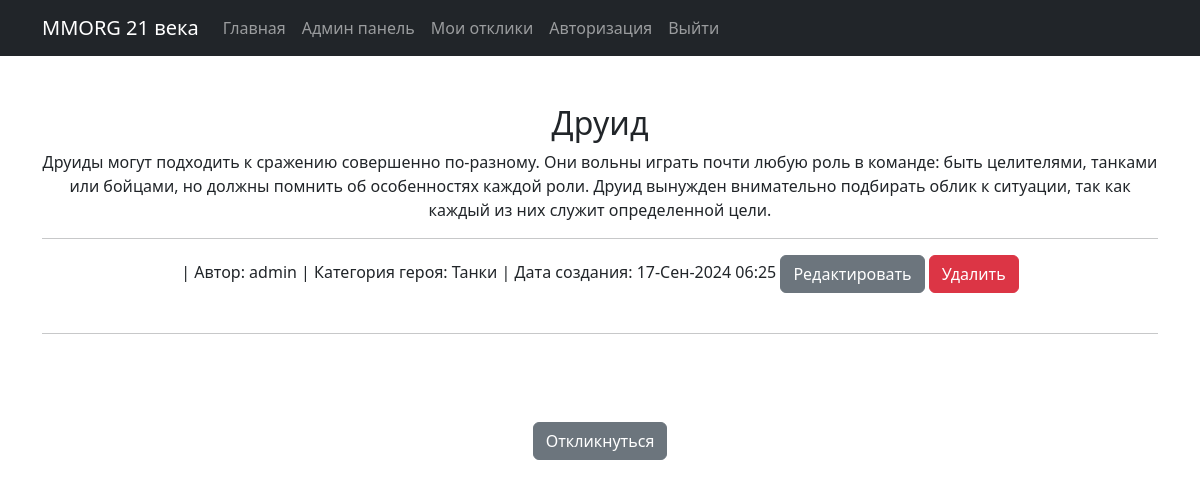
The page /6 (signed in) on the database as committed earlier.
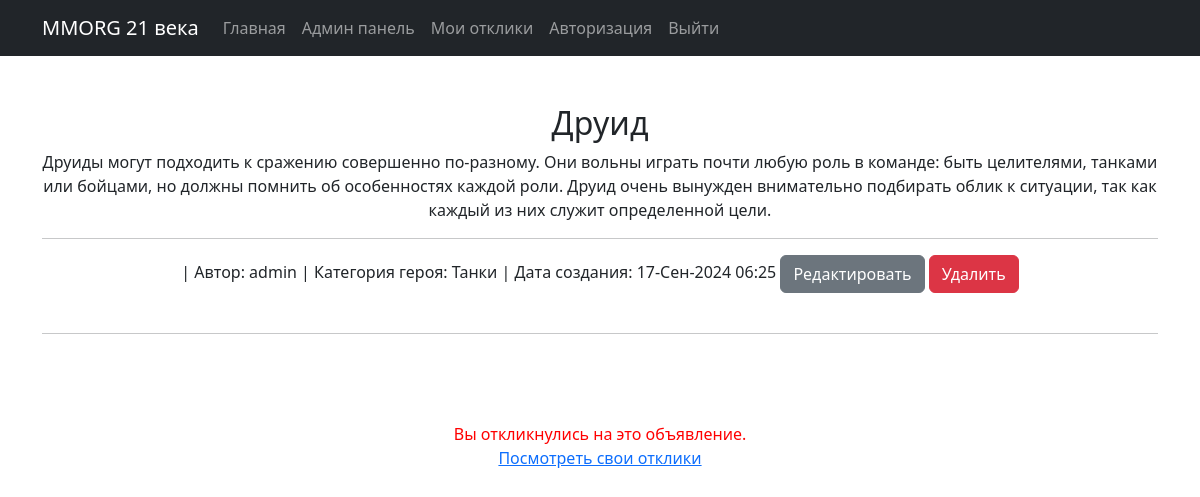
The same page on the database as committed later.
### board/models.py (models this page shows, shortened)
class Message(models.Model):
    author = models.ForeignKey(
        User,
        related_name='message_owner',
        on_delete=models.CASCADE,
        verbose_name="Создатель героя")
    date_create = models.DateTimeField(auto_now_add=True, verbose_name='Дата создания')
    title = models.CharField(verbose_name='Заголовок', max_length=200)
    content = models.TextField(blank=True, null=True, verbose_name="Описание героя")
    message_media = models.FileField(verbose_name='Добавление медиафайлов',
                                     upload_to='media/', blank=True, null=True)
    def __init__(self, *args, **kwargs):
        super().__init__(*args, **kwargs)
    class Meta:
        verbose_name = 'Герой'
        verbose_name_plural = 'Герои'
    tanks = 'TN'
    hills = 'HL'
    dd = 'DD'
    merchants = 'MR'
    gild_masters = 'GM'
    quest_givers = 'QG'
    blacksmiths = 'BS'
    potions_brewers = 'PB'
    spell_masters = 'SM'
    CATEGORIES = [
        (tanks, 'Танки'),
        (hills, 'Хилы'),
        (dd, 'ДД'),
        (merchants, 'Торговцы'),
        (gild_masters, 'Гилдмастеры'),
        (quest_givers, 'Квестгиверы'),
        (blacksmiths, 'Кузнецы'),
        (potions_brewers, 'Зельевары'),
        (spell_masters, 'Мастера заклинаний'),
    ]
    category = models.CharField(verbose_name='Категория',
                                max_length=2,
                                choices=CATEGORIES, default=tanks)

### board/views.py (the view)
# urls.py: path('<int:pk>', MessageDetail.as_view(), name='message_detail'),
class MessageDetail(DetailView):
    model = Message
    template_name = 'message.html'
    context_object_name = 'messages'
    def get_context_data(self, **kwargs):
        context = super().get_context_data(**kwargs)
        message_id = self.kwargs.get('pk')
        context['respond'] = "Откликнулся" if UserResponse.objects.filter(
            author=self.request.user,
            id=message_id) else "Мое_объявление" \
            if self.request.user == self.get_object().author else None
        return context

### templates/message.html (shortened to what this page needs)
{% extends 'flatpages/default.html' %}
{% block content %}
    <br><br>
        <h2>{{ messages.title }}</h2>
        <span>{{ messages.content }}<br></span>
<hr>
    <span>| Автор: {{ messages.author }}</span>
    <span>| Категория героя: {{ messages.get_category_display }}</span>
    <span>| Дата создания: {{ messages.date_create|date:'d-M-Y H:i' }}</span>
    <a class="btn btn-secondary" href="{% url 'message_edit' messages.id %}" role="button">Редактировать</a>
    <a class="btn btn-danger" href="{% url 'message_delete' messages.id %}" role="button">Удалить</a>
    <br><br>
<hr>
<br>
    {% if user.is_authenticated %}
    <br><br>
        {% if respond == "Откликнулся" %}
            <span style="color:red">Вы откликнулись на это объявление.</span><br>
            <a href="{% url 'responses' %}">Посмотреть свои отклики</a>
        {% elif respond == "Мое_объявление" %}
            <span style="color:red">Вы не можете откликнуться на свое объявление.</span><br>
        {% else %}
            <a class="btn btn-secondary" href="{% url 'response_create' %}" role="button">Откликнуться</a>
        {% endif %}
    {% endif %}
    <br><br>
{% endblock content %}

Rows that differ between the two databases and show on the page:
changed Message "Друид": content "…особенностях каждой роли. Друид вынужден внимательно подбирать облик…" → "…особенностях каждой роли. Друид очень вынужден внимательно подбирать облик…"
Other text that changed with them:
text no longer shown: "Откликнуться"
text now shown: "Вы откликнулись на это объявление. Посмотреть свои отклики"
